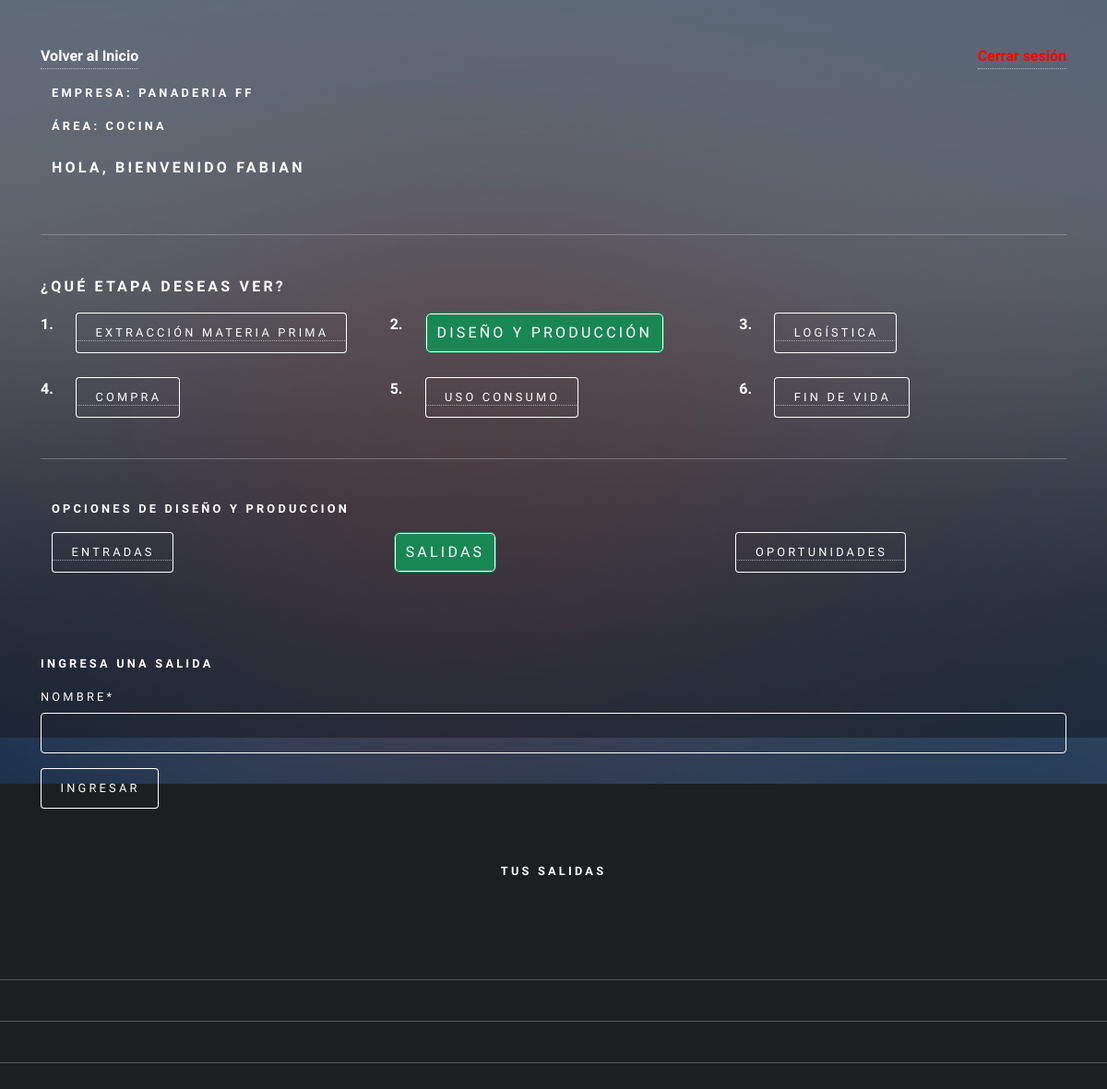
Page /agregar_salida_diseño (signed in) on the earlier database version.
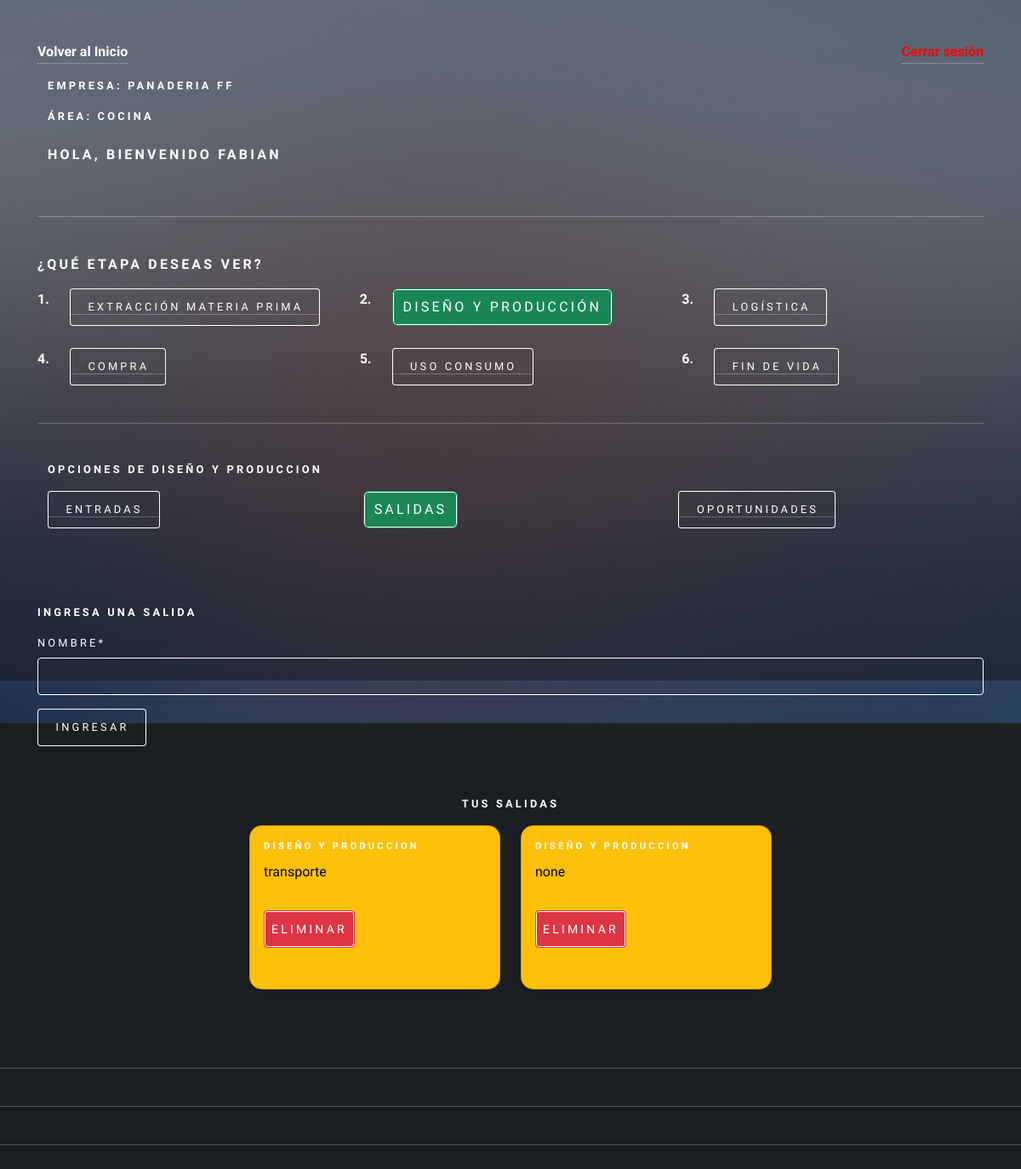
Same page on the later database version.
### app/models.py (models this page shows, shortened)
class RegistroTrabajador(models.Model):
    usuario = models.ForeignKey(Usuario, on_delete=models.CASCADE)
    descripcion = models.TextField(max_length=160)
    id_area = models.ForeignKey(AreaEmpresa, on_delete=models.CASCADE)

class AreaEmpresa(models.Model):
    id_area = models.AutoField(primary_key=True)
    nombre  = models.CharField(max_length=20)
    productos = models.CharField(max_length=50)
    id_empresa = models.ForeignKey(Empresa, on_delete=models.CASCADE)
    calle = models.CharField(max_length=250)
    comuna = models.CharField(max_length=150)
    lat = models.IntegerField()
    long = models.IntegerField()

class Empresa(models.Model):
    id_empresa = models.AutoField(primary_key=True)
    nombre  = models.CharField(max_length=20)
    calle = models.CharField(max_length=250)
    comuna = models.CharField(max_length=150)
    lat = models.IntegerField()
    long = models.IntegerField()

class Salida(models.Model):
    id_salida = models.AutoField(primary_key=True)
    nombre  = models.CharField(max_length=50)
    fecha =  models.DateField(auto_now_add=True)
    etapa = models.ForeignKey(Etapa, on_delete=models.CASCADE)
    usuario =models.ForeignKey(Usuario, on_delete=models.CASCADE)
    id_area = models.ForeignKey(AreaEmpresa, on_delete=models.CASCADE)

class Etapa(models.Model):
    id_etapa = models.AutoField(primary_key=True)
    nombre  = models.CharField(max_length=50)
    fecha_inicio  = models.DateField()
    fecha_termino  = models.DateField()
    activo = models.BooleanField()
    def __str__(self):
        return self.nombre

### user/models.py (models this page shows, shortened)
class Usuario(AbstractUser):
    telefono = models.IntegerField(null=True)
    id_telegram = models.CharField(max_length=100, null=True, default=0)
    objects = UsuarioManager()

### app/forms.py
class SalidaForm(forms.ModelForm):
    class Meta:
        model = Salida
        fields = 'nombre',

### app/views.py (called while the page is built, shortened)
def agregarSalidaDiseño(request):
    if request.user.is_authenticated:
        registros = RegistroTrabajador.objects.filter(usuario=request.user)
        etapa = Etapa.objects.values_list("id_etapa", flat=True).filter(nombre="Diseño y produccion")
        salidas = Salida.objects.filter(usuario=request.user)
        areaTrabajador = RegistroTrabajador.objects.values_list("id_area", flat=True).filter(usuario = request.user)
        data = {
            'form': SalidaForm(),
            'registros': registros,
            'salidas': salidas
        }
        return render(request,'autodiagnostico/diseñoProduccion/salida/agregar_salida.html', data)
    else:
        return render(request, 'autodiagnostico/diseñoProduccion/entrada/agregar_salida.html')

### app/templates/autodiagnostico/diseñoProduccion/salida/agregar_salida.html (shortened to what this page needs)
{% extends 'autodiagnostico/diseñoProduccion/home_diseño.html' %}
{% load static %}
{% load crispy_forms_tags %}
{% block diseño %}
<div class="container">
    <form action="" method="post">
        <h4>Ingresa una salida</h4>
        {{form | crispy}}
        <div>
            <input type="submit" class="btn btn-primary" value="ingresar">
        </div>
    </form>
</div>
<br>
<h4>Tus Salidas</h4>
<div class="row">
    {% for p in salidas %}
    {% if p.etapa.nombre == "Diseño y produccion" %}
    <div class="col d-flex justify-content-start">
        <div class="card text-bg-warning shadow-sm h-100" style="width: 295px;">
            <div class="card-body">
                <h5 class="card-title">{{p.etapa}}</h5>
                <p class="card-text">{{p.nombre}}</p>
                <form action="{% url 'eliminar_salida_diseño' p.id_salida %}" method="post" style="margin-top:10px;">
                    <button type="submit" class="btn btn-danger btn-sm">Eliminar</button>
                </form>
            </div>
        </div>
    </div>
    {% endif %}
    {% endfor %}
</div>
{% endblock diseño %}

### app/templates/autodiagnostico/auto_diagnostico.html (shortened to what this page needs)
{% load static %}
<!DOCTYPE HTML>
<html lang="es">
<head>
    <link href="https://cdn.jsdelivr.net/npm/bootstrap@5.2.0/dist/css/bootstrap.min.css" rel="stylesheet"
>
    <link rel="stylesheet" href="{% static 'css/main.css' %}" />
    <link rel="stylesheet" href="{% static 'css/style.css' %}">
</head>
<body class="is-preload">
    <div id="wrapper">
        <div class="container-sm">
            {% if user.is_authenticated %}
            <div class="d-flex justify-content-between align-items-center mb-3">
                <a id="home_admin" href="{% url 'home' %}">Volver al Inicio</a> <a href="{% url 'logout' %}"
                    id="cerrarSesion">Cerrar sesión</a>
            </div>
            {% if registros %}
            <div class="container-sm">
                <div class="row">
                    {% if user.is_staff %}
                    <h3>Bienvenido Admin, {{ user.first_name }}</h3>
                    {% else %}
                    {% for i in registros %}
                    <div class="mb-2">
                        <h4>Empresa: {{ i.id_area.id_empresa.nombre}}</h4>
                        <h4>Área: {{ i.id_area.nombre}}</h4>
                    </div>
                    <h3>Hola, bienvenido {{user.first_name}}</h3>
                    {% endfor %}
                    {% endif %}
                </div>
            </div>
            <hr>
            {% if not user.is_staff %}
            <h3>¿Qué etapa deseas ver?</h3>
            <div class="row">
                <div class="col-auto"><strong>1.</strong></div>
                <div class="col">
                    <a href="{% url 'extraccion_materiaPrima' %}"><button type="button" id="extraccion"
                            class="selected">Extracción Materia Prima</button></a>
                </div>
                <div class="col-auto"><strong>2.</strong></div>
                <div class="col">
                    <a href="{% url 'diseño_Produccion' %}"><button type="button" id="diseño">Diseño y
                            producción</button></a>
                </div>
                <div class="col-auto"><strong>3.</strong></div>
                <div class="col">
                    <a href="{% url 'logistica' %}"><button type="button" id="logistica">Logística</button></a>
                </div>
            </div>
            <br>
            <div class="row">
            <div class="col-auto"><strong>4.</strong></div>
            <div class="col">
                <a href="{% url 'compra' %}"><button type="button" id="compra">Compra</button></a>
            </div>
            <div class="col-auto"><strong>5.</strong></div>
            <div class="col">
                <a href="{% url 'uso_consumo' %}"><button type="button" id="uso">Uso consumo</button></a>
            </div>
            <div class="col-auto"><strong>6.</strong></div>
            <div class="col">
                <a href="{% url 'fin_vida' %}"><button type="button" id="fin">Fin de vida</button></a>
            </div>
        </div>
        {% endif %}
            <hr>
        {% block body %}{% endblock %}
    </div>
    {% else %}
    <h1>Registra la empresa y el area a la que perteneces!!!!</h1>
    <a href="{% url 'agregar_Area' user.id  %}"><button type="button">Aqui</button></a>
    {% endif %}
    {% else %}
    <h1>Inicia Sesion</h1>
    <p>Para acceder a tu Auto Diagnostico </p>
    <a href="{% url 'login'  %}"><button type="button">Inicia Sesion</button></a>
    {% endif %}
    <hr>
    <hr>
    <hr>
    <br>
    <br>
    <div id="bg"></div>
</body>
</html>

Differences in the rows shown:
added Salida: etapa "DISEÑO Y PRODUCCION", nombre "transporte"
added Salida: etapa "DISEÑO Y PRODUCCION", nombre "none"
